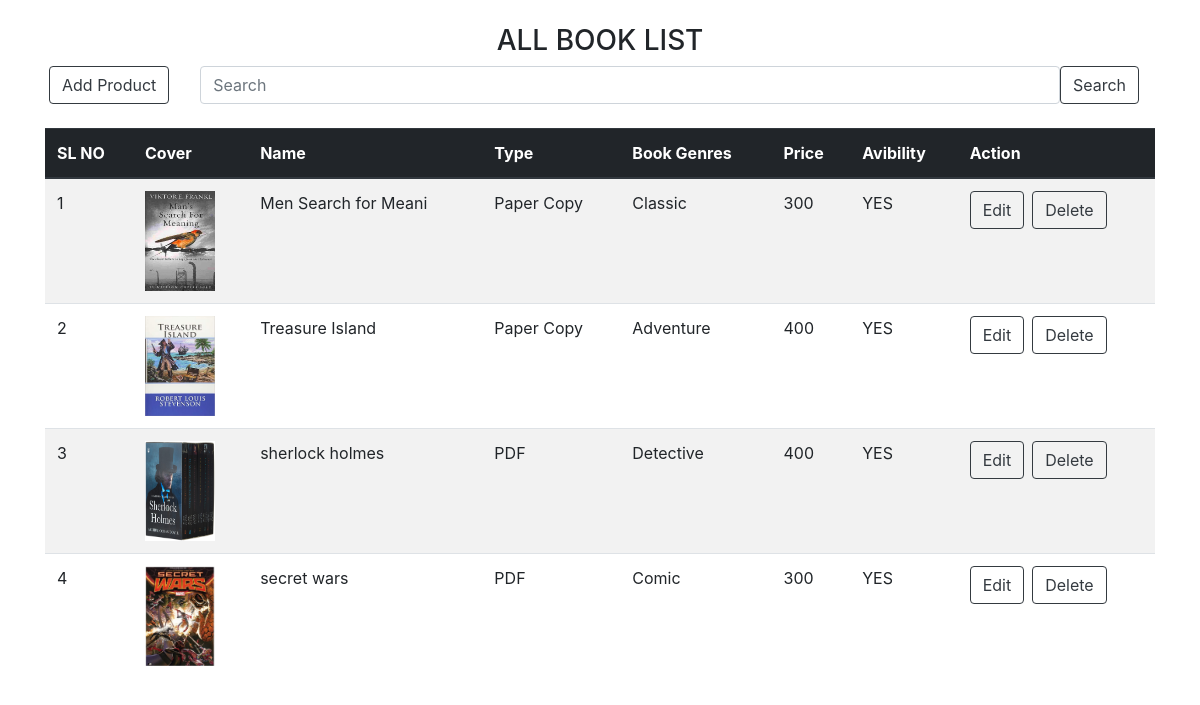
The page / on the database its author committed.
### tables this page shows
CREATE TABLE `booktype` (
  `book_id` int(10) NOT NULL,
  `book_type` varchar(20) NOT NULL
);

CREATE TABLE `product` (
  `id` int(10) NOT NULL,
  `name` varchar(20) NOT NULL,
  `type` int(2) NOT NULL,
  `booktype` int(2) NOT NULL,
  `price` varchar(10) NOT NULL,
  `stock` varchar(5) NOT NULL,
  `img` varchar(60) NOT NULL,
  `status` int(1) NOT NULL DEFAULT 1,
  `date` varchar(20) NOT NULL DEFAULT current_timestamp()
);

CREATE TABLE `type` (
  `t_id` int(10) NOT NULL,
  `t_name` varchar(20) NOT NULL
);

### index.php (the view, shortened to what this page needs)
<?php
include("./database/config.php");
?>
<!DOCTYPE html>
<html lang="en">
<head>
    <link rel="stylesheet" href="https://cdn.jsdelivr.net/npm/bootstrap@4.0.0/dist/css/bootstrap.min.css"
 />
</head>
<body>
    <?php
    if (isset($_POST['src'])) {
        $src = $_POST['src'];
        $sql = "SELECT * FROM `product` WHERE  name LIKE '%{$src}%' and status=1";
        $cat = "SELECT  type.t_name FROM product,type WHERE type.t_id= product.type and status=1 and name LIKE '%{$src}%'";
        $bnd = "SELECT book_type FROM booktype,product WHERE booktype.book_id=product.booktype and status=1 and name LIKE '%{$src}%'";
    } else {
        $sql = "SELECT * FROM product WHERE status=1";
        $cat = "SELECT  type.t_name FROM product,type WHERE type.t_id= product.type and status=1";
        $bnd = "SELECT book_type FROM booktype,product WHERE booktype.book_id=product.booktype and status=1";
        $src = "";
    }
    ?>
    <div class="container mt-4">
        <h3 class="text-center ">ALL BOOK LIST</h3>
        <div class="row mb-3 ml-1"><a href="./lib/insertForm.php"><button type="button"
                    class="btn btn-outline-dark col">Add
                    Product</button></a>
            <form class="d-flex form-group mx-sm-3 mb-2 col" method="POST" action="">
                <input class="form-control me-2 md-4" type="search" placeholder="Search" aria-label="Search" name="src"
                    value="<?php echo $src; ?>">
                <button class="btn btn-outline-dark" type="submit">Search</button>
            </form>
        </div>
        <?php
        $result = mysqli_query($db, $sql);
        $catcon = mysqli_query($db, $cat);
        $bndcon = mysqli_query($db, $bnd);
        $i = 1;
        if ($result->num_rows == 0) {
            echo '<div class="mt-5 card text-center">
                        <div class="card-body">
                            <h3 class="card-text">No Book Record Found</h3>
                        </div>
                     </div>';
        } else {
            echo '<table class="table table-striped">
                <thead class="thead-dark">
                    <tr>
                        <th scope="col">SL NO</th>
                        <th scope="col">Cover</th>
                        <th scope="col">Name</th>
                        <th scope="col">Type</th>
                        <th scope="col">Book Genres</th>
                        <th scope="col">Price</th>
                        <th scope="col">Avibility</th>
                        <th scope="col">Action</th>
                    </tr>
                </thead>
                <tbody>';
            while (
                $rows = mysqli_fetch_array($result) and $catres = mysqli_fetch_array($catcon) and
                $bndres = mysqli_fetch_array($bndcon)
            ) {
                echo '
    <tr>
        <td scope="row">' . $i . '</td>
        <td><img src="./lib/' . $rows["img"] . '" width="70" height="100" alt="fail to load"/></td>
        <td>' . $rows["name"] . '</td>
        <td>' . $catres["t_name"] . '</td>
        <td>' . $bndres["book_type"] . '</td>
        <td>' . $rows["price"] . '</td>
        <td>' . $rows["stock"] . '</td>
<td>
            <div class="mb-1 d-flex flex-row"><a href="./lib/updateForm.php?id=' . $rows["id"] . '"><button type="button"
                        class="btn btn-outline-dark mr-2">Edit</button></a>
                <a href="./lib/delete.php?id=' . $rows["id"] . '"><button type="button"
                        class="btn btn-outline-dark float-right">Delete</button></a>
            </div>
        </td>
    </tr>';
                $i++;
            }
            echo '</tbody>
    </table>'
                ;
        }
        ?>
</body>
</html>

### rows shown on the page
booktype: product.img (picture), book_type "Classic"
product: name "Men Search for Meani", price "300", stock "YES"
type: t_name "Paper Copy"
booktype: product.img (picture), book_type "Adventure"
product: name "Treasure Island", price "400", stock "YES"
booktype: product.img (picture), book_type "Detective"
product: name "sherlock holmes", price "400", stock "YES"
type: t_name "PDF"
booktype: product.img (picture), book_type "Comic"
product: name "secret wars", price "300", stock "YES"
